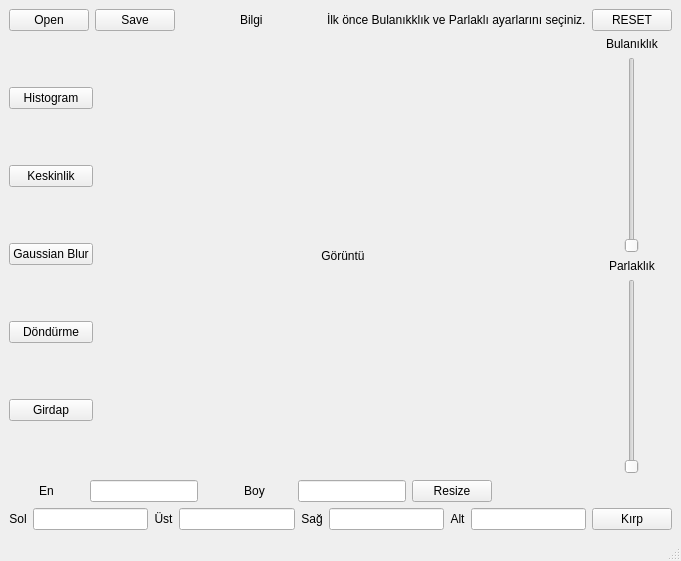
<?xml version="1.0" encoding="UTF-8"?>
<ui version="4.0">
 <class>MainWindow</class>
 <widget class="QMainWindow" name="MainWindow">
  <property name="geometry">
   <rect>
    <x>0</x>
    <y>0</y>
    <width>681</width>
    <height>561</height>
   </rect>
  </property>
  <property name="maximumSize">
   <size>
    <width>16777215</width>
    <height>16777215</height>
   </size>
  </property>
  <property name="windowTitle">
   <string>MainWindow</string>
  </property>
  <property name="iconSize">
   <size>
    <width>24</width>
    <height>24</height>
   </size>
  </property>
  <widget class="QWidget" name="centralwidget">
   <layout class="QGridLayout" name="gridLayout">
    <item row="0" column="0" colspan="2">
     <layout class="QHBoxLayout" name="horizontalLayout_2">
      <item>
       <widget class="QPushButton" name="open">
        <property name="text">
         <string>Open</string>
        </property>
       </widget>
      </item>
      <item>
       <widget class="QPushButton" name="save">
        <property name="text">
         <string>Save</string>
        </property>
       </widget>
      </item>
      <item>
       <spacer name="horizontalSpacer">
        <property name="orientation">
         <enum>Qt::Horizontal</enum>
        </property>
        <property name="sizeHint" stdset="0">
         <size>
          <width>40</width>
          <height>20</height>
         </size>
        </property>
       </spacer>
      </item>
      <item>
       <widget class="QLabel" name="bilgiLabel">
        <property name="text">
         <string>Bilgi</string>
        </property>
       </widget>
      </item>
      <item>
       <spacer name="horizontalSpacer_5">
        <property name="orientation">
         <enum>Qt::Horizontal</enum>
        </property>
        <property name="sizeHint" stdset="0">
         <size>
          <width>40</width>
          <height>20</height>
         </size>
        </property>
       </spacer>
      </item>
      <item>
       <widget class="QLabel" name="talimatLabel">
        <property name="text">
         <string>İlk önce Bulanıkklık ve Parlaklı ayarlarını seçiniz.</string>
        </property>
       </widget>
      </item>
     </layout>
    </item>
    <item row="0" column="2">
     <widget class="QPushButton" name="resetButton">
      <property name="text">
       <string>RESET</string>
      </property>
     </widget>
    </item>
    <item row="1" column="0">
     <layout class="QVBoxLayout" name="verticalLayout">
      <item>
       <widget class="QPushButton" name="histButton">
        <property name="enabled">
         <bool>true</bool>
        </property>
        <property name="minimumSize">
         <size>
          <width>75</width>
          <height>0</height>
         </size>
        </property>
        <property name="text">
         <string>Histogram</string>
        </property>
       </widget>
      </item>
      <item>
       <widget class="QPushButton" name="sharpenButton">
        <property name="minimumSize">
         <size>
          <width>75</width>
          <height>0</height>
         </size>
        </property>
        <property name="text">
         <string>Keskinlik</string>
        </property>
       </widget>
      </item>
      <item>
       <widget class="QPushButton" name="gaussianBlurButton">
        <property name="minimumSize">
         <size>
          <width>75</width>
          <height>0</height>
         </size>
        </property>
        <property name="text">
         <string>Gaussian Blur</string>
        </property>
       </widget>
      </item>
      <item>
       <widget class="QPushButton" name="rotationButton">
        <property name="minimumSize">
         <size>
          <width>75</width>
          <height>0</height>
         </size>
        </property>
        <property name="text">
         <string>Döndürme</string>
        </property>
       </widget>
      </item>
      <item>
       <widget class="QPushButton" name="girdapButton">
        <property name="minimumSize">
         <size>
          <width>75</width>
          <height>0</height>
         </size>
        </property>
        <property name="text">
         <string>Girdap</string>
        </property>
       </widget>
      </item>
     </layout>
    </item>
    <item row="1" column="1">
     <layout class="QVBoxLayout" name="verticalLayout_3">
      <item>
       <spacer name="verticalSpacer">
        <property name="orientation">
         <enum>Qt::Vertical</enum>
        </property>
        <property name="sizeHint" stdset="0">
         <size>
          <width>20</width>
          <height>40</height>
         </size>
        </property>
       </spacer>
      </item>
      <item>
       <layout class="QHBoxLayout" name="horizontalLayout_3">
        <item>
         <spacer name="horizontalSpacer_2">
          <property name="orientation">
           <enum>Qt::Horizontal</enum>
          </property>
          <property name="sizeHint" stdset="0">
           <size>
            <width>40</width>
            <height>20</height>
           </size>
          </property>
         </spacer>
        </item>
        <item>
         <widget class="QLabel" name="goruntuLabel">
          <property name="text">
           <string>Görüntü</string>
          </property>
          <property name="alignment">
           <set>Qt::AlignCenter</set>
          </property>
         </widget>
        </item>
        <item>
         <spacer name="horizontalSpacer_7">
          <property name="orientation">
           <enum>Qt::Horizontal</enum>
          </property>
          <property name="sizeHint" stdset="0">
           <size>
            <width>40</width>
            <height>20</height>
           </size>
          </property>
         </spacer>
        </item>
       </layout>
      </item>
      <item>
       <spacer name="verticalSpacer_2">
        <property name="orientation">
         <enum>Qt::Vertical</enum>
        </property>
        <property name="sizeHint" stdset="0">
         <size>
          <width>20</width>
          <height>40</height>
         </size>
        </property>
       </spacer>
      </item>
     </layout>
    </item>
    <item row="1" column="2">
     <layout class="QVBoxLayout" name="verticalLayout_2">
      <item>
       <widget class="QLabel" name="label_3">
        <property name="text">
         <string>Bulanıklık</string>
        </property>
        <property name="alignment">
         <set>Qt::AlignCenter</set>
        </property>
       </widget>
      </item>
      <item alignment="Qt::AlignHCenter">
       <widget class="QSlider" name="verticalSlider_2">
        <property name="orientation">
         <enum>Qt::Vertical</enum>
        </property>
       </widget>
      </item>
      <item>
       <widget class="QLabel" name="label_2">
        <property name="text">
         <string>Parlaklık</string>
        </property>
        <property name="alignment">
         <set>Qt::AlignCenter</set>
        </property>
       </widget>
      </item>
      <item alignment="Qt::AlignHCenter">
       <widget class="QSlider" name="verticalSlider">
        <property name="layoutDirection">
         <enum>Qt::LeftToRight</enum>
        </property>
        <property name="orientation">
         <enum>Qt::Vertical</enum>
        </property>
       </widget>
      </item>
     </layout>
    </item>
    <item row="2" column="0" colspan="2">
     <layout class="QHBoxLayout" name="horizontalLayout">
      <item>
       <widget class="QLabel" name="label">
        <property name="minimumSize">
         <size>
          <width>75</width>
          <height>0</height>
         </size>
        </property>
        <property name="text">
         <string>En</string>
        </property>
        <property name="alignment">
         <set>Qt::AlignCenter</set>
        </property>
       </widget>
      </item>
      <item>
       <widget class="QLineEdit" name="enUzunlukText">
        <property name="enabled">
         <bool>true</bool>
        </property>
        <property name="minimumSize">
         <size>
          <width>75</width>
          <height>0</height>
         </size>
        </property>
        <property name="maximumSize">
         <size>
          <width>16777215</width>
          <height>16777215</height>
         </size>
        </property>
       </widget>
      </item>
      <item>
       <spacer name="horizontalSpacer_4">
        <property name="orientation">
         <enum>Qt::Horizontal</enum>
        </property>
        <property name="sizeType">
         <enum>QSizePolicy::Maximum</enum>
        </property>
        <property name="sizeHint" stdset="0">
         <size>
          <width>13</width>
          <height>20</height>
         </size>
        </property>
       </spacer>
      </item>
      <item>
       <widget class="QLabel" name="label_4">
        <property name="minimumSize">
         <size>
          <width>75</width>
          <height>0</height>
         </size>
        </property>
        <property name="text">
         <string>Boy</string>
        </property>
        <property name="alignment">
         <set>Qt::AlignCenter</set>
        </property>
       </widget>
      </item>
      <item>
       <widget class="QLineEdit" name="boyUzunlukText">
        <property name="minimumSize">
         <size>
          <width>75</width>
          <height>0</height>
         </size>
        </property>
       </widget>
      </item>
      <item>
       <widget class="QPushButton" name="resizeButton">
        <property name="minimumSize">
         <size>
          <width>75</width>
          <height>0</height>
         </size>
        </property>
        <property name="text">
         <string>Resize</string>
        </property>
       </widget>
      </item>
      <item>
       <spacer name="horizontalSpacer_3">
        <property name="orientation">
         <enum>Qt::Horizontal</enum>
        </property>
        <property name="sizeHint" stdset="0">
         <size>
          <width>40</width>
          <height>20</height>
         </size>
        </property>
       </spacer>
      </item>
     </layout>
    </item>
    <item row="3" column="0" colspan="3">
     <layout class="QHBoxLayout" name="horizontalLayout_5">
      <item>
       <widget class="QLabel" name="label_7">
        <property name="text">
         <string>Sol</string>
        </property>
        <property name="alignment">
         <set>Qt::AlignCenter</set>
        </property>
       </widget>
      </item>
      <item>
       <widget class="QLineEdit" name="lineEdit"/>
      </item>
      <item>
       <widget class="QLabel" name="label_8">
        <property name="text">
         <string>Üst</string>
        </property>
        <property name="alignment">
         <set>Qt::AlignCenter</set>
        </property>
       </widget>
      </item>
      <item>
       <widget class="QLineEdit" name="lineEdit_2"/>
      </item>
      <item>
       <widget class="QLabel" name="label_9">
        <property name="text">
         <string>Sağ</string>
        </property>
        <property name="alignment">
         <set>Qt::AlignCenter</set>
        </property>
       </widget>
      </item>
      <item>
       <widget class="QLineEdit" name="lineEdit_3"/>
      </item>
      <item>
       <widget class="QLabel" name="label_10">
        <property name="text">
         <string>Alt</string>
        </property>
        <property name="alignment">
         <set>Qt::AlignCenter</set>
        </property>
       </widget>
      </item>
      <item>
       <widget class="QLineEdit" name="lineEdit_4"/>
      </item>
      <item>
       <widget class="QPushButton" name="kirpButton">
        <property name="text">
         <string>Kırp</string>
        </property>
       </widget>
      </item>
     </layout>
    </item>
   </layout>
  </widget>
  <widget class="QStatusBar" name="statusbar"/>
 </widget>
 <resources/>
 <connections>
  <connection>
   <sender>save</sender>
   <signal>clicked()</signal>
   <receiver>goruntuLabel</receiver>
   <slot>clear()</slot>
   <hints>
    <hint type="sourcelabel">
     <x>165</x>
     <y>26</y>
    </hint>
    <hint type="destinationlabel">
     <x>364</x>
     <y>264</y>
    </hint>
   </hints>
  </connection>
  <connection>
   <sender>open</sender>
   <signal>clicked()</signal>
   <receiver>goruntuLabel</receiver>
   <slot>clear()</slot>
   <hints>
    <hint type="sourcelabel">
     <x>83</x>
     <y>26</y>
    </hint>
    <hint type="destinationlabel">
     <x>364</x>
     <y>264</y>
    </hint>
   </hints>
  </connection>
  <connection>
   <sender>verticalSlider</sender>
   <signal>valueChanged(int)</signal>
   <receiver>goruntuLabel</receiver>
   <slot>setNum(int)</slot>
   <hints>
    <hint type="sourcelabel">
     <x>651</x>
     <y>467</y>
    </hint>
    <hint type="destinationlabel">
     <x>364</x>
     <y>264</y>
    </hint>
   </hints>
  </connection>
  <connection>
   <sender>verticalSlider_2</sender>
   <signal>valueChanged(int)</signal>
   <receiver>goruntuLabel</receiver>
   <slot>setNum(int)</slot>
   <hints>
    <hint type="sourcelabel">
     <x>651</x>
     <y>251</y>
    </hint>
    <hint type="destinationlabel">
     <x>364</x>
     <y>264</y>
    </hint>
   </hints>
  </connection>
  <connection>
   <sender>histButton</sender>
   <signal>clicked()</signal>
   <receiver>goruntuLabel</receiver>
   <slot>clear()</slot>
   <hints>
    <hint type="sourcelabel">
     <x>84</x>
     <y>111</y>
    </hint>
    <hint type="destinationlabel">
     <x>360</x>
     <y>264</y>
    </hint>
   </hints>
  </connection>
  <connection>
   <sender>resizeButton</sender>
   <signal>clicked()</signal>
   <receiver>enUzunlukText</receiver>
   <slot>copy()</slot>
   <hints>
    <hint type="sourcelabel">
     <x>543</x>
     <y>498</y>
    </hint>
    <hint type="destinationlabel">
     <x>223</x>
     <y>496</y>
    </hint>
   </hints>
  </connection>
  <connection>
   <sender>resizeButton</sender>
   <signal>clicked()</signal>
   <receiver>boyUzunlukText</receiver>
   <slot>copy()</slot>
   <hints>
    <hint type="sourcelabel">
     <x>543</x>
     <y>498</y>
    </hint>
    <hint type="destinationlabel">
     <x>462</x>
     <y>496</y>
    </hint>
   </hints>
  </connection>
  <connection>
   <sender>resetButton</sender>
   <signal>clicked()</signal>
   <receiver>goruntuLabel</receiver>
   <slot>clear()</slot>
   <hints>
    <hint type="sourcelabel">
     <x>638</x>
     <y>29</y>
    </hint>
    <hint type="destinationlabel">
     <x>363</x>
     <y>263</y>
    </hint>
   </hints>
  </connection>
  <connection>
   <sender>sharpenButton</sender>
   <signal>clicked()</signal>
   <receiver>goruntuLabel</receiver>
   <slot>clear()</slot>
   <hints>
    <hint type="sourcelabel">
     <x>53</x>
     <y>188</y>
    </hint>
    <hint type="destinationlabel">
     <x>356</x>
     <y>264</y>
    </hint>
   </hints>
  </connection>
  <connection>
   <sender>gaussianBlurButton</sender>
   <signal>clicked()</signal>
   <receiver>goruntuLabel</receiver>
   <slot>clear()</slot>
   <hints>
    <hint type="sourcelabel">
     <x>50</x>
     <y>253</y>
    </hint>
    <hint type="destinationlabel">
     <x>362</x>
     <y>255</y>
    </hint>
   </hints>
  </connection>
  <connection>
   <sender>rotationButton</sender>
   <signal>clicked()</signal>
   <receiver>goruntuLabel</receiver>
   <slot>clear()</slot>
   <hints>
    <hint type="sourcelabel">
     <x>50</x>
     <y>338</y>
    </hint>
    <hint type="destinationlabel">
     <x>346</x>
     <y>264</y>
    </hint>
   </hints>
  </connection>
  <connection>
   <sender>girdapButton</sender>
   <signal>clicked()</signal>
   <receiver>goruntuLabel</receiver>
   <slot>clear()</slot>
   <hints>
    <hint type="sourcelabel">
     <x>71</x>
     <y>405</y>
    </hint>
    <hint type="destinationlabel">
     <x>339</x>
     <y>259</y>
    </hint>
   </hints>
  </connection>
  <connection>
   <sender>kirpButton</sender>
   <signal>clicked()</signal>
   <receiver>goruntuLabel</receiver>
   <slot>clear()</slot>
   <hints>
    <hint type="sourcelabel">
     <x>617</x>
     <y>514</y>
    </hint>
    <hint type="destinationlabel">
     <x>345</x>
     <y>257</y>
    </hint>
   </hints>
  </connection>
 </connections>
</ui>
